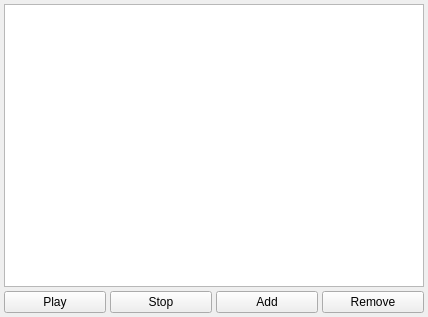
<?xml version="1.0" encoding="UTF-8"?>
<ui version="4.0">
<class>Soundboard</class>
<widget class="QWidget" name="Soundboard">
  <property name="geometry">
   <rect>
    <x>0</x>
    <y>0</y>
    <width>428</width>
    <height>317</height>
   </rect>
  </property>
  <layout class="QVBoxLayout" name="mainLayout">
    <property name="spacing">
      <number>4</number>
    </property>
    <property name="leftMargin">
      <number>4</number>
    </property>
    <property name="topMargin">
      <number>4</number>
    </property>
    <property name="rightMargin">
      <number>4</number>
    </property>
    <property name="bottomMargin">
      <number>4</number>
    </property>
    <item>
      <widget class="QListWidget" name="list">
        <property name="sizePolicy">
          <sizepolicy hsizetype="Expanding" vsizetype="Expanding">
            <horstretch>0</horstretch>
            <verstretch>1</verstretch>
          </sizepolicy>
        </property>
      </widget>
    </item>
    <item>
      <layout class="QHBoxLayout" name="horizontalLayout">
        <item>
          <widget class="QPushButton" name="btnPlay">
            <property name="text">
              <string>Play</string>
            </property>
          </widget>
        </item>
        <item>
          <widget class="QPushButton" name="btnStop">
            <property name="text">
              <string>Stop</string>
            </property>
          </widget>
        </item>
        <item>
          <widget class="QPushButton" name="btnAdd">
            <property name="text">
              <string>Add</string>
            </property>
          </widget>
        </item>
        <item>
          <widget class="QPushButton" name="btnRemove">
            <property name="text">
              <string>Remove</string>
            </property>
          </widget>
        </item>
      </layout>
    </item>
  </layout>
</widget>
</ui>
